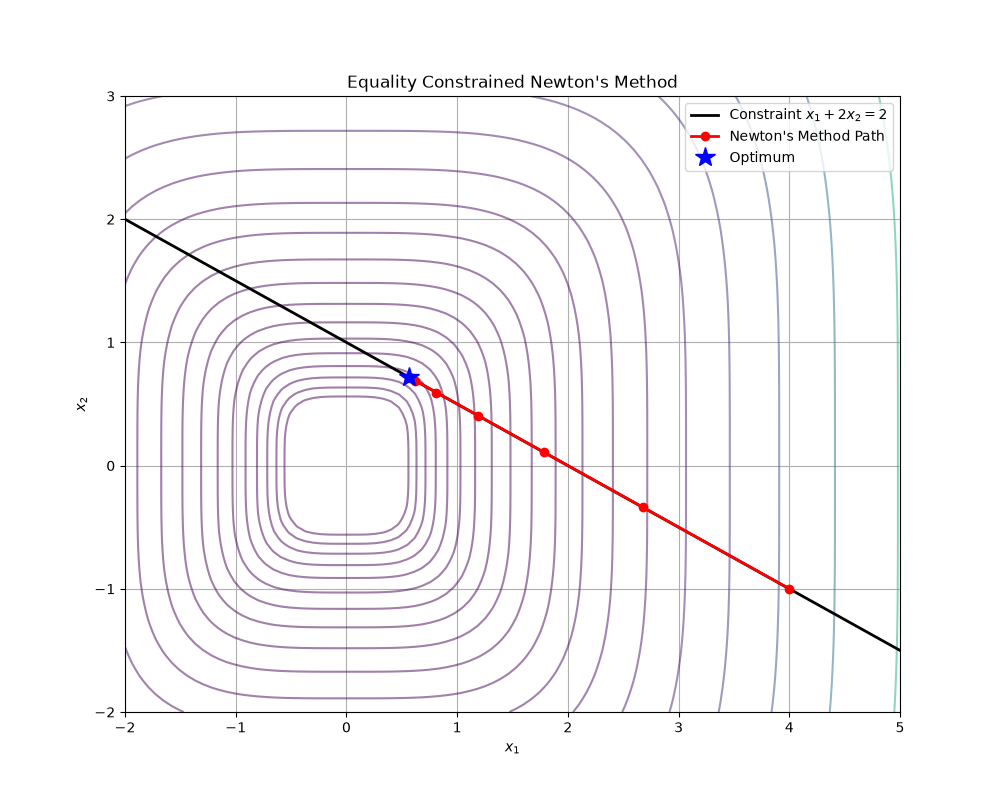

Write the Python code that produced this figure.
import numpy as np
import matplotlib.pyplot as plt

def f(x):
    return x[0]**4 + x[1]**4

def grad_f(x):
    return np.array([4 * x[0]**3, 4 * x[1]**3])

def hessian_f(x):
    return np.array([[12 * x[0]**2, 0],
                     [0, 12 * x[1]**2]])

def backtracking_line_search(x, dx, A, alpha=0.1, beta=0.7):
    t = 1.0
    val_x = f(x)
    grad_x = grad_f(x)
    
    while f(x + t * dx) > val_x + alpha * t * grad_x.T @ dx:
        t *= beta
    return t

def equality_constrained_newton(x0, A, b, tol=1e-5, max_iters=20):
    """
    Feasible start Newton's method for equality constrained problems.
    Minimizes f(x) subject to Ax = b.
    Requires Ax0 = b.
    """
    x = x0.copy()
    path = [x.copy()]
    
    p = A.shape[0]
    n = x.shape[0]
    
    for _ in range(max_iters):
        g = grad_f(x)
        H = hessian_f(x)
        
        # Form the KKT matrix
        KKT = np.block([
            [H, A.T],
            [A, np.zeros((p, p))]
        ])
        
        # Right hand side
        rhs = np.concatenate([-g, np.zeros(p)])
        
        # Solve the KKT system
        sol = np.linalg.solve(KKT, rhs)
        dx = sol[:n]
        
        # Newton decrement
        lambda_sq = dx.T @ H @ dx
        if lambda_sq / 2.0 <= tol:
            break
            
        t = backtracking_line_search(x, dx, A)
        x = x + t * dx
        path.append(x.copy())
        
    return np.array(path)

def demonstrate_algorithm():
    # Constraint: x1 + 2*x2 = 2
    A = np.array([[1.0, 2.0]])
    b = np.array([2.0])
    
    # Feasible starting point (must satisfy Ax = b)
    x0 = np.array([4.0, -1.0])
    
    path = equality_constrained_newton(x0, A, b)
    
    # Plotting
    X1, X2 = np.meshgrid(np.linspace(-2, 5, 100), np.linspace(-2, 3, 100))
    Z = X1**4 + X2**4
    
    plt.figure(figsize=(10, 8))
    plt.contour(X1, X2, Z, levels=np.logspace(-1, 3, 20), cmap='viridis', alpha=0.5)
    
    # Plot the constraint line x1 + 2*x2 = 2 => x2 = 1 - 0.5*x1
    x1_line = np.linspace(-2, 5, 100)
    x2_line = 1.0 - 0.5 * x1_line
    plt.plot(x1_line, x2_line, 'k-', lw=2, label='Constraint $x_1 + 2x_2 = 2$')
    
    # Plot path
    plt.plot(path[:, 0], path[:, 1], 'ro-', markersize=6, lw=2, label="Newton's Method Path")
    
    # Optimum
    plt.plot(path[-1, 0], path[-1, 1], 'b*', markersize=15, label='Optimum')
    
    plt.title("Equality Constrained Newton's Method")
    plt.xlabel("$x_1$")
    plt.ylabel("$x_2$")
    plt.legend()
    plt.grid(True)
    
    plt.savefig("equality_constrained.png")
    print(f"Optimization complete in {len(path)-1} iterations. Plot saved as equality_constrained.png")
    print(f"Optimal x: {path[-1]}")

if __name__ == "__main__":
    demonstrate_algorithm()
